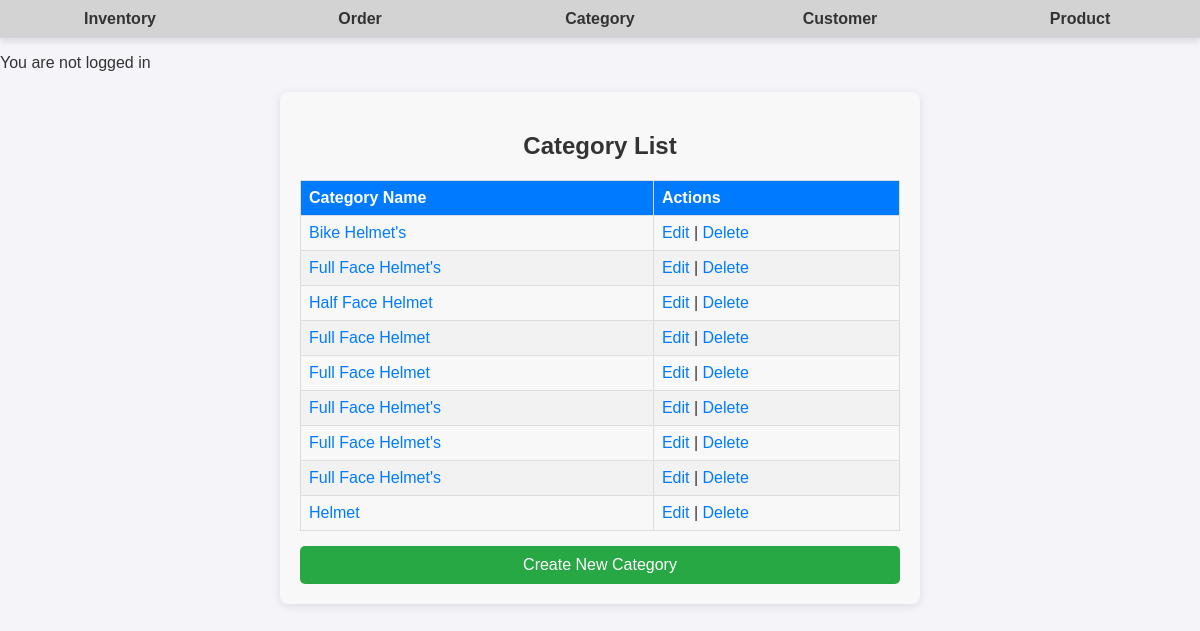
The page /category/ on the database its author committed.
### app/models.py (models this page shows, shortened)
class Category(models.Model):
    name = models.CharField(max_length=100)
    created_at = models.DateTimeField(auto_now_add=True)

### app/views.py (the view)
# urls.py: path('category/', CategoryListView.as_view(), name='category_list'),
class CategoryListView(ListView):
    model = Category
    context_object_name = 'categories'
    template_name = 'app/category_list.html'

### app/templates/app/category_list.html
{% extends 'app/base.html' %}
{% load static %}
{% block content %}
  <div class="category-list-container">
    <h2>Category List</h2>
    <table>
      <thead>
        <tr>
          <th>Category Name</th>
          <th>Actions</th>
        </tr>
      </thead>
      <tbody>
        {% for category in categories %}
          <tr>
            <td>
              <a href="{% url 'category_detail' category.pk %}">{{ category.name }}</a>
            </td>
            <td>
              <a href="{% url 'category_update' category.pk %}">Edit</a> |
              <a href="{% url 'category_delete' category.pk %}">Delete</a>
            </td>
          </tr>
        {% empty %}
          <tr>
            <td colspan="2">No categories available.</td>
          </tr>
        {% endfor %}
      </tbody>
    </table>
    <a href="{% url 'category_create' %}" class="create-btn">Create New Category</a>
  </div>
{% endblock %}

### static/css/base.css (style rules this page uses)
body { font-family: Arial, sans-serif; margin: 0; padding: 0; background-color: #f4f4f9; color: #333; }
h2 { margin-bottom: 20px; color: #333; }
.category-list-container { max-width: 600px; margin: 20px auto; padding: 20px; background: #f8f8f8; border-radius: 8px; box-shadow: 0 2px 10px rgba(0, 0, 0, 0.1); }
.category-list-container h2 { text-align: center; color: #333; }
.category-list-container table { width: 100%; border-collapse: collapse; margin-top: 10px; }
.category-list-container th, .category-list-container td { border: 1px solid #ddd; padding: 8px; text-align: left; }
.category-list-container th { background-color: #007bff; color: white; }
.category-list-container tr:nth-child(even) { background-color: #f2f2f2; }
.category-list-container a { color: #007bff; text-decoration: none; }
.category-list-container .create-btn { display: block; text-align: center; margin-top: 15px; padding: 10px; background-color: #28a745; color: white; text-decoration: none; border-radius: 5px; }

### rows shown on the page
Category: name "Bike Helmet's"
Category: name "Full Face Helmet's"
Category: name "Half Face Helmet"
Category: name "Full Face Helmet"
Category: name "Full Face Helmet"
Category: name "Full Face Helmet's"
Category: name "Full Face Helmet's"
Category: name "Full Face Helmet's"
Category: name "Helmet"
